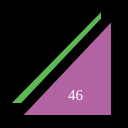
Frame 1 (no input)
Frame 60 (no input): identical to frame 1, image omitted
Frame 120 (the mouse pressed at the canvas centre since frame 60): identical to frame 1, image omitted

The p5.js sketch that drew this single still picture (run headless with seeded random() and noise() and a simulated clock; from frame 60 on, the mouse is pressed at the canvas centre):

// p5.js sketch
// ── sketch.js
function setup() {
  createCanvas(128,128);
}

function draw() {
  background(0);
  strokeWeight(10);
  fill(94, 185, 84);
  triangle(0,108,106,108,106,0);
  fill(178, 100, 162);
  triangle(12,120,116,120,116,10);
  fill(255);
  textSize(15);
  textFont("serif");
  text("46", 68, 100);
}
